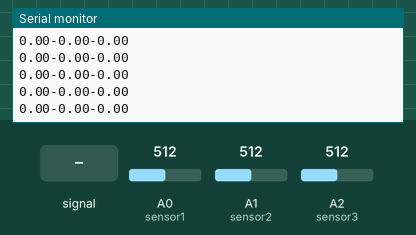
Bench run of a sketch on a simulated Arduino Uno, built with avr-gcc and run on an emulated ATmega328P. Shown: the last lines printed to the serial monitor. Inputs (shaded band) come from the test bench; at power-on: A1 (sensor2) = 512, A0 (sensor1) = 512, A2 (sensor3) = 512.

Above: at 1.2 s.
1.3 s: A0 (sensor1) fed a 200 Hz sine of ±81 counts around its level
At 1.53 s:
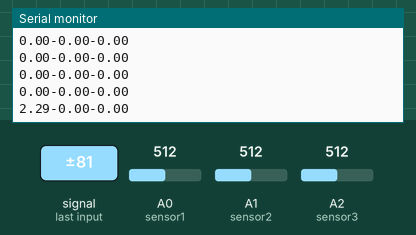
2.8 s: A1 (sensor2) set to 716
At 2.85 s:
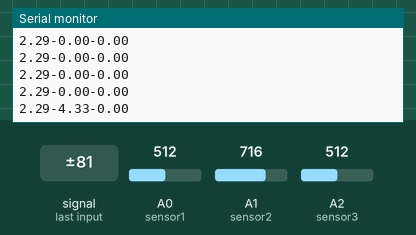
4.3 s: A0 (sensor1) set to 716
At 4.39 s:
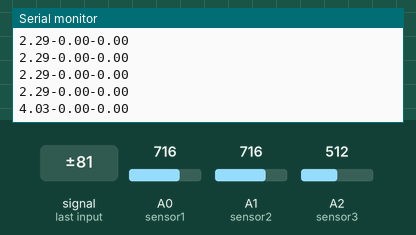
5.8 s: A2 (sensor3) set to 716
At 5.81 s:
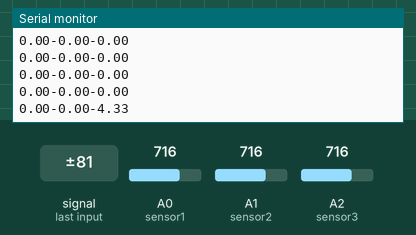
7.3 s: A1 (sensor2) set to 900
At 7.45 s:
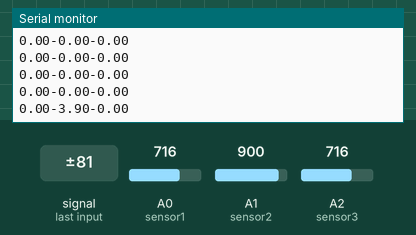
8.8 s: A0 (sensor1) set to 900
At 8.98 s:
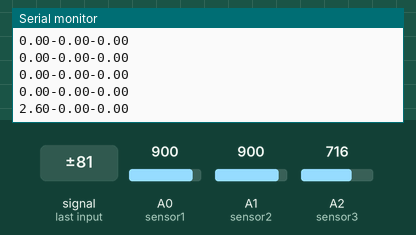
Timing chart, 0 to 11.3 s (numbered marks = the images above; inputs shaded):
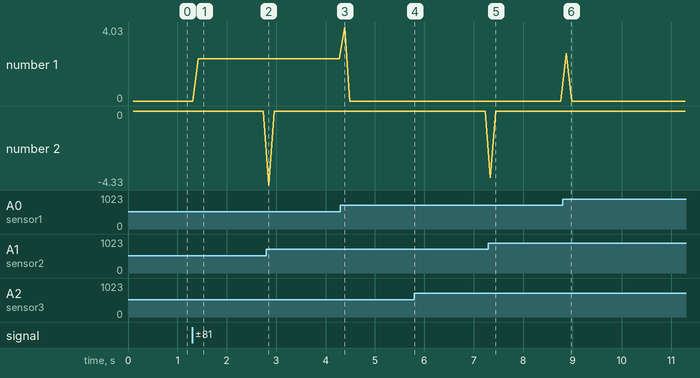

Measured:
- after the input at 1.3 s, the serial monitor: prints a new line after 0.12 s (image 1)
- after the input at 2.8 s, the serial monitor: prints a new line after 0.05 s (image 2)
- after the input at 4.3 s, the serial monitor: prints a new line after 0.08 s (image 3)
- after the input at 5.8 s, the serial monitor: prints a new line at once (image 4)
- after the input at 7.3 s, the serial monitor: prints a new line at once (image 5)
- after the input at 8.8 s, the serial monitor: prints a new line after 0.07 s (image 6)
- plotted number 1: 0 → 2.29 after the input at 1.3 s

The sketch:

SmartPlugArduino.ino
```cpp
#include <SoftwareSerial.h>

SoftwareSerial mySerial(10, 11);  // RX, TX
static bool dataStarted = false;
char receivedChar;

#define  SAMPLES 300

#define sensor1 A0
#define sensor2 A1
#define sensor3 A2

float High_peak,Low_peak;         //Variables to measure or calculate
float Amps_Peak_Peak1, Amps_Peak_Peak2, Amps_Peak_Peak3;

float amper1 = 0,
      amper2 = 0,
      amper3 = 0;

String receivedData;
void setup() {
  Serial.begin(115200);
  mySerial.begin(115200);
  pinMode(sensor1, INPUT);
  pinMode(sensor2, INPUT);
  pinMode(sensor3, INPUT);
}

void loop() {
  sensor1_oku();
  amper1 = Amps_Peak_Peak1*0.3536*0.04;
  if (amper1 < 0.17){
    amper1 = 0;
  }

  sensor2_oku();
  amper2 = Amps_Peak_Peak2*0.3536*0.06;
  if (amper2 < 0.39){
    amper2 = 0;
  }

  sensor3_oku();
  amper3 = Amps_Peak_Peak3*0.3536*0.06;
  if (amper3 < 0.39){
    amper3 = 0;
  }

  float veri[3] = { amper1, amper2, amper3 };

  String metin = String(amper1);
  metin += String("-");
  metin += String(amper2);
  metin += String("-");
  metin += String(amper3);

  mySerial.println(metin);

  Serial.print(veri[0]);
  Serial.print("-");
  Serial.print(veri[1]);
  Serial.print("-");
  Serial.println(veri[2]);
}

void sensor1_oku()
{
  int cnt;
  High_peak = 0;
  Low_peak = 1024;

      for(cnt=0 ; cnt<SAMPLES ; cnt++)          //everytime a sample (module value)  is taken it will go through test
      {
        float ACS_Value = analogRead(sensor1);  //We read a single value from the module


        if(ACS_Value  > High_peak)                //If that value is higher than the high peak (at first  is 0)
            {
              High_peak = ACS_Value;            //The  high peak will change from 0 to that value found
            }

        if(ACS_Value < Low_peak)                //If that value is lower than the  low peak (at first is 1024)
            {
              Low_peak = ACS_Value;             //The low peak will change from 1024 to that value found
            }
      }                                        //We keep looping until we take all  samples and at the end we will have the high/low peaks values

  Amps_Peak_Peak1  = High_peak - Low_peak;
}
void sensor2_oku()
{
  int cnt;            //Counter
  High_peak = 0;      //We first assume that our high peak  is equal to 0 and low peak is 1024, yes inverted
  Low_peak = 1024;

      for(cnt=0 ; cnt<SAMPLES ; cnt++)          //everytime a sample (module value)  is taken it will go through test
      {
        float ACS_Value = analogRead(sensor2);  //We read a single value from the module


        if(ACS_Value  > High_peak)
            {
              High_peak = ACS_Value;
            }

        if(ACS_Value < Low_peak)
            {
              Low_peak = ACS_Value;
            }
      }

  Amps_Peak_Peak2  = High_peak - Low_peak;
}

void sensor3_oku()
{
  int cnt;
  High_peak = 0;
  Low_peak = 1024;

      for(cnt=0 ; cnt<SAMPLES ; cnt++)
      {
        float ACS_Value = analogRead(sensor3);


        if(ACS_Value  > High_peak)
            {
              High_peak = ACS_Value;
            }

        if(ACS_Value < Low_peak)
            {
              Low_peak = ACS_Value;
            }
      }

  Amps_Peak_Peak3  = High_peak - Low_peak;
}
```
